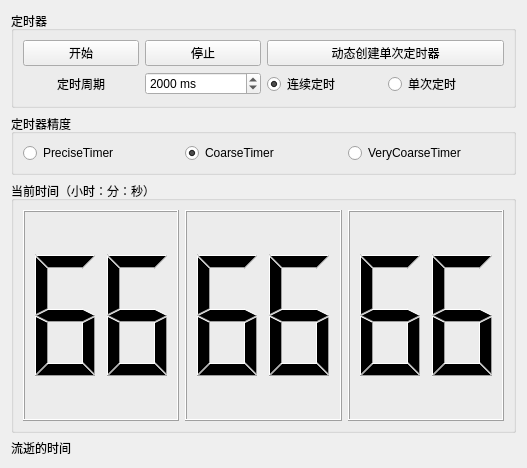
<?xml version="1.0" encoding="UTF-8"?>
<ui version="4.0">
 <class>Widget</class>
 <widget class="QWidget" name="Widget">
  <property name="geometry">
   <rect>
    <x>0</x>
    <y>0</y>
    <width>527</width>
    <height>468</height>
   </rect>
  </property>
  <property name="windowTitle">
   <string>Widget</string>
  </property>
  <layout class="QVBoxLayout" name="verticalLayout">
   <item>
    <widget class="QGroupBox" name="groupBox">
     <property name="title">
      <string>定时器</string>
     </property>
     <layout class="QGridLayout" name="gridLayout">
      <item row="0" column="0">
       <widget class="QPushButton" name="btnStart">
        <property name="text">
         <string>开始</string>
        </property>
       </widget>
      </item>
      <item row="0" column="1">
       <widget class="QPushButton" name="btnStop">
        <property name="text">
         <string>停止</string>
        </property>
       </widget>
      </item>
      <item row="0" column="2" colspan="2">
       <widget class="QPushButton" name="btnOneShot">
        <property name="text">
         <string>动态创建单次定时器</string>
        </property>
       </widget>
      </item>
      <item row="1" column="0">
       <widget class="QLabel" name="label">
        <property name="text">
         <string>定时周期</string>
        </property>
        <property name="alignment">
         <set>Qt::AlignCenter</set>
        </property>
       </widget>
      </item>
      <item row="1" column="1">
       <widget class="QSpinBox" name="spinBoxIntv">
        <property name="suffix">
         <string> ms</string>
        </property>
        <property name="maximum">
         <number>9999999</number>
        </property>
        <property name="value">
         <number>2000</number>
        </property>
       </widget>
      </item>
      <item row="1" column="2">
       <widget class="QRadioButton" name="radioContiue">
        <property name="text">
         <string>连续定时</string>
        </property>
        <property name="checked">
         <bool>true</bool>
        </property>
       </widget>
      </item>
      <item row="1" column="3">
       <widget class="QRadioButton" name="radioOneShot">
        <property name="text">
         <string>单次定时</string>
        </property>
       </widget>
      </item>
     </layout>
    </widget>
   </item>
   <item>
    <widget class="QGroupBox" name="groupBox_2">
     <property name="title">
      <string>定时器精度</string>
     </property>
     <layout class="QHBoxLayout" name="horizontalLayout">
      <item>
       <widget class="QRadioButton" name="radioPrecise">
        <property name="text">
         <string>PreciseTimer</string>
        </property>
       </widget>
      </item>
      <item>
       <widget class="QRadioButton" name="radioCoarse">
        <property name="text">
         <string>CoarseTimer</string>
        </property>
        <property name="checked">
         <bool>true</bool>
        </property>
       </widget>
      </item>
      <item>
       <widget class="QRadioButton" name="radioVeryCoarse">
        <property name="text">
         <string>VeryCoarseTimer</string>
        </property>
       </widget>
      </item>
     </layout>
    </widget>
   </item>
   <item>
    <widget class="QGroupBox" name="groupBox_3">
     <property name="sizePolicy">
      <sizepolicy hsizetype="Preferred" vsizetype="Expanding">
       <horstretch>0</horstretch>
       <verstretch>0</verstretch>
      </sizepolicy>
     </property>
     <property name="title">
      <string>当前时间（小时：分：秒）</string>
     </property>
     <layout class="QHBoxLayout" name="horizontalLayout_2">
      <item>
       <widget class="QLCDNumber" name="lcdHour">
        <property name="digitCount">
         <number>2</number>
        </property>
        <property name="value" stdset="0">
         <double>66.000000000000000</double>
        </property>
       </widget>
      </item>
      <item>
       <widget class="QLCDNumber" name="lcdMin">
        <property name="digitCount">
         <number>2</number>
        </property>
        <property name="value" stdset="0">
         <double>66.000000000000000</double>
        </property>
       </widget>
      </item>
      <item>
       <widget class="QLCDNumber" name="lcdSec">
        <property name="digitCount">
         <number>2</number>
        </property>
        <property name="value" stdset="0">
         <double>66.000000000000000</double>
        </property>
       </widget>
      </item>
     </layout>
    </widget>
   </item>
   <item>
    <widget class="QLabel" name="labelElapsed">
     <property name="text">
      <string>流逝的时间</string>
     </property>
    </widget>
   </item>
  </layout>
 </widget>
 <resources/>
 <connections/>
</ui>
